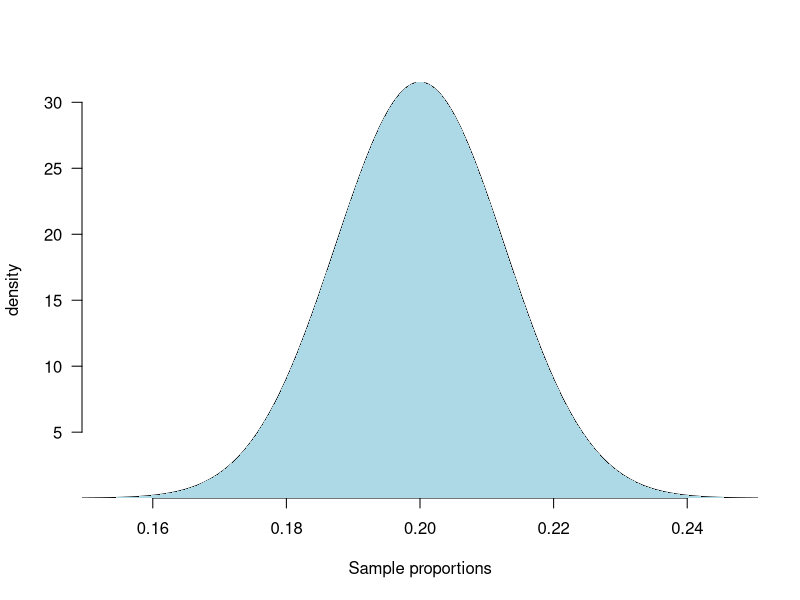

This figure's R source:
# Distribution of sample proportions
# figure 9.2 in Sharpe et al. (2015, p. 301)
n <- 1000
p <- 0.20
curve(dnorm(x,mean=p, sd=sqrt(p*(1-p)/n)),las=1,xlim=c(p-4*sqrt(p*(1-p)/n),p+4*sqrt(p*(1-p)/n)),ylab="density",xlab="Sample proportions",xaxs="i",yaxs="i",frame.plot=FALSE) 

# shade area under pdf:
x.lower.boundary    <-   p-4*sqrt(p*(1-p)/n)   
x.upper.boundary    <-   p+4*sqrt(p*(1-p)/n)   
cord.x <- c(x.lower.boundary,       seq(x.lower.boundary,x.upper.boundary,0.001)                                , x.upper.boundary) 
cord.y <- c(               0, dnorm(seq(x.lower.boundary,x.upper.boundary,0.001), mean=p, sd=sqrt(p*(1-p)/n) )  , 0               )
polygon(cord.x,cord.y,col="lightblue",lty="blank") 